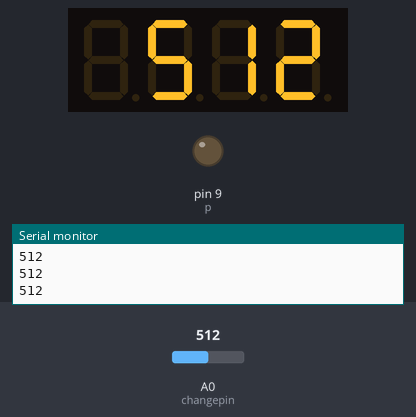
The sketch below on a simulated Arduino Uno, built with avr-gcc and run on an emulated ATmega328P. On the bench: 4-digit seven-segment display, output pins drawn as LEDs (lit = HIGH), the last lines printed to the serial monitor. Wiring (inferred from the names in the program): 4-digit 7-segment display, segments lit when HIGH: segments pin 2, pin 3, pin 4, pin 5, pin 6, pin 7, pin 8; digit selects pin 13, pin 12, pin 11, pin 10. The inputs (shaded band) are chosen by the test bench; at power-on: A0 (changepin) = 512. The segment pins are drawn as the display they are named for; pins used as bus, display or sensor lines are not drawn.

Above: at 1.3 s.
1.4 s: A0 (changepin) set to 716
At 2.4 s:
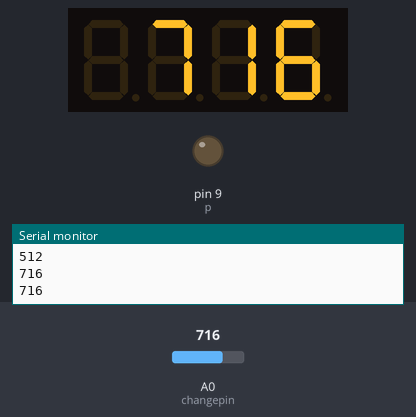
3.1 s: A0 (changepin) set to 900
At 4.8 s:
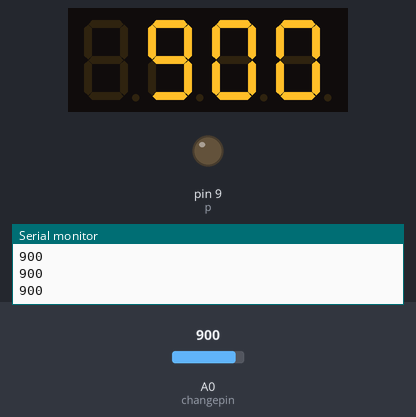
5.1 s: A0 (changepin) set to 1010
At 6.3 s:
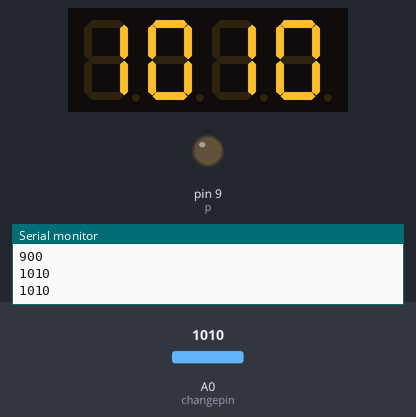
Timing chart, 0 to 8.1 s (numbered marks = the images above; inputs shaded):
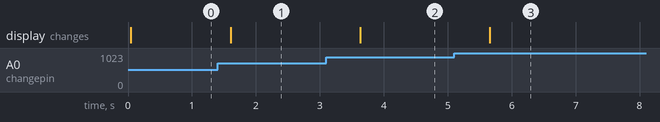

Measured:
- after the input at 1.4 s, the display: changes after 0.20 s (image 1)
- after the input at 3.1 s, the display: changes after 0.54 s (image 2)
- after the input at 5.1 s, the display: changes after 0.56 s (image 3)

The sketch:

MicroduinoFourDigitalDynamicDisplay.ino
```cpp
/* Four digital tube display control
** Note that the use of 5461AS is common cathode, anode, if you use common Anode, pay attention to is the replacement of certain parts of the HIGH and LOW
*/

//Set anode Interface
//D1 port used for serial data transmission (TX)
int a = 2;//pin D0,D1 in this programm is use to data input, output
int b = 3;
int c = 4;
int d = 5;
int e = 6;
int f = 7;
int g = 8;
int p = 9;//pointer

//Set cathode interface (1,2,3,4 digital control of light on and off)
int d1 = 13;//thousand digital
int d2 = 12;//hundred digital
int d3 = 11;//ten digital
int d4 = 10;//个位single digital


int del = 5000;  //This value can be used to fine-tune the clock
int changepin = A0;//Potentiometer input data from A0 mouth
int val=0;//Receiving a count value obtained from a potential opening A0
int val4=0;  //pin13 thousand
int val3=0;  //pin12 hundred
int val2=0;  //pin11 ten
int val1=0;  //pin10 single

void setup()
{
  Serial.begin(9600);

  pinMode(d1, OUTPUT);
  pinMode(d2, OUTPUT);
  pinMode(d3, OUTPUT);
  pinMode(d4, OUTPUT);

  pinMode(a, OUTPUT);
  pinMode(b, OUTPUT);
  pinMode(c, OUTPUT);
  pinMode(d, OUTPUT);
  pinMode(e, OUTPUT);
  pinMode(f, OUTPUT);
  pinMode(g, OUTPUT);

  pinMode(p, OUTPUT);
}

void loop()
{
  val=analogRead(changepin);
  Serial.println(val);
  for(int i=0;i<25;i++)//To make digital not so sensitive come and go, giving him 25 cycles just to satisfy my needs
  {

    if(val>=1000)//Ten thousand
    {

      val4=(val/1000)%10;
      val3=( val-((val/1000)%10*1000) )/100%10;
      val2=(val-val/100%10*100)/10%10;
      val1= val-val/10%10*10-val/1000%10*1000;

      clearLEDs();
      pickDigit(1);
      pickNumber(val1);
      delayMicroseconds(del);

      clearLEDs();
      pickDigit(2);
      pickNumber(val2);
      delayMicroseconds(del);

      clearLEDs();
      pickDigit(3);
      pickNumber(val3);
      delayMicroseconds(del);

      clearLEDs();
      pickDigit(4);
      pickNumber(val4);
      delayMicroseconds(del);
    }
    else if(val>=100 && val<1000)//thousand
    {
      val3=(val/100)%10;
      val2=((val-(((val/100)%10)*100))/10)%10;
      val1=val-((val/100)%10)*100-((((val-((val/100)%10)*100)/10)%10)*10);

      clearLEDs();
      pickDigit(1);
      pickNumber(val1);
      delayMicroseconds(2*del);

      clearLEDs();
      pickDigit(2);
      pickNumber(val2);
      delayMicroseconds(del);

      clearLEDs();
      pickDigit(3);
      pickNumber(val3);
      delayMicroseconds(del);
    }
    else if(val>=10 && val<100)//hundred
    {
      val2=(val/10)%10;
      val1=val-(((val/10)%10)*10);

      clearLEDs();
      pickDigit(1);
      pickNumber(val1);
      delayMicroseconds(del);

      clearLEDs();
      pickDigit(2);
      pickNumber(val2);
      delayMicroseconds(del);
    }
    else if(val>=0 && val<10)//ten
    {
      val1=val;
      clearLEDs();
      pickDigit(1);
      pickNumber(val1);
      delayMicroseconds(del);
    }
  }
}

void pickDigit(int x)
{
  digitalWrite(d1, HIGH);
  digitalWrite(d2, HIGH);
  digitalWrite(d3, HIGH);
  digitalWrite(d4, HIGH);

  if(x==1)
  {
    digitalWrite(d4, LOW);
  }
  else if(x==2)
  {
    digitalWrite(d3, LOW);
  }
  else if(x==3)
  {
    digitalWrite(d2, LOW);
  }
  else if(x==4)
  {
    digitalWrite(d1, LOW);
  }
}

void pickNumber(int x)
{
  switch(x)
  {
  default:
    zero();
    break;
  case 1:
    one();
    break;
  case 2:
    two();
    break;
  case 3:
    three();
    break;
  case 4:
    four();
    break;
  case 5:
    five();
    break;
  case 6:
    six();
    break;
  case 7:
    seven();
    break;
  case 8:
    eight();
    break;
  case 9:
    nine();
    break;
  }
}

void clearLEDs()  //clear screen
{
  digitalWrite(a, LOW);
  digitalWrite(b, LOW);
  digitalWrite(c, LOW);
  digitalWrite(d, LOW);
  digitalWrite(e, LOW);
  digitalWrite(f, LOW);
  digitalWrite(g, LOW);

  digitalWrite(p, LOW);
}


void zero()  //0
{
  digitalWrite(a, HIGH);
  digitalWrite(b, HIGH);
  digitalWrite(c, HIGH);
  digitalWrite(d, HIGH);
  digitalWrite(e, HIGH);
  digitalWrite(f, HIGH);
  digitalWrite(g, LOW);
}

void one()  //1
{
  digitalWrite(a, LOW);
  digitalWrite(b, HIGH);
  digitalWrite(c, HIGH);
  digitalWrite(d, LOW);
  digitalWrite(e, LOW);
  digitalWrite(f, LOW);
  digitalWrite(g, LOW);
}

void two()  //2
{
  digitalWrite(a, HIGH);
  digitalWrite(b, HIGH);
  digitalWrite(c, LOW);
  digitalWrite(d, HIGH);
  digitalWrite(e, HIGH);
  digitalWrite(f, LOW);
  digitalWrite(g, HIGH);
}

void three()  //3
{
  digitalWrite(a, HIGH);
  digitalWrite(b, HIGH);
  digitalWrite(c, HIGH);
  digitalWrite(d, HIGH);
  digitalWrite(e, LOW);
  digitalWrite(f, LOW);
  digitalWrite(g, HIGH);
}

void four()  //4
{
  digitalWrite(a, LOW);
  digitalWrite(b, HIGH);
  digitalWrite(c, HIGH);
  digitalWrite(d, LOW);
  digitalWrite(e, LOW);
  digitalWrite(f, HIGH);
  digitalWrite(g, HIGH);
}

void five()  //5
{
  digitalWrite(a, HIGH);
  digitalWrite(b, LOW);
  digitalWrite(c, HIGH);
  digitalWrite(d, HIGH);
  digitalWrite(e, LOW);
  digitalWrite(f, HIGH);
  digitalWrite(g, HIGH);
}

void six()  //6
{
  digitalWrite(a, HIGH);
  digitalWrite(b, LOW);
  digitalWrite(c, HIGH);
  digitalWrite(d, HIGH);
  digitalWrite(e, HIGH);
  digitalWrite(f, HIGH);
  digitalWrite(g, HIGH);
}

void seven()  //7
{
  digitalWrite(a, HIGH);
  digitalWrite(b, HIGH);
  digitalWrite(c, HIGH);
  digitalWrite(d, LOW);
  digitalWrite(e, LOW);
  digitalWrite(f, LOW);
  digitalWrite(g, LOW);
}

void eight()  //8
{
  digitalWrite(a, HIGH);
  digitalWrite(b, HIGH);
  digitalWrite(c, HIGH);
  digitalWrite(d, HIGH);
  digitalWrite(e, HIGH);
  digitalWrite(f, HIGH);
  digitalWrite(g, HIGH);
}

void nine()  //9
{
  digitalWrite(a, HIGH);
  digitalWrite(b, HIGH);
  digitalWrite(c, HIGH);
  digitalWrite(d, HIGH);
  digitalWrite(e, LOW);
  digitalWrite(f, HIGH);
  digitalWrite(g, HIGH);
}

void dpoint() //pointer
{
  digitalWrite(p, HIGH);
}
```
